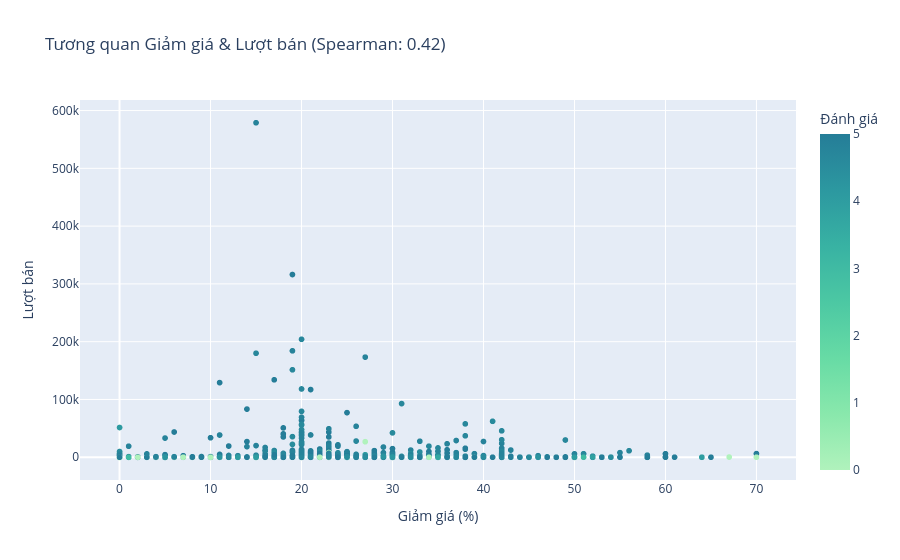

Source (notebook cell):
### Markdown cell above
### 2. Tương quan giữa Tỷ lệ giảm giá và Lượt bán
*Biểu đồ phân tán (Scatter Plot) kết hợp thang màu đánh giá giúp mô tả trực quan mối quan hệ giữa tỷ lệ giảm giá áp dụng và số lượng sản phẩm bán ra. Việc áp dụng thêm hệ số tương quan phi tham số Spearman hỗ trợ đo lường mức độ chặt chẽ của mối liên hệ này trên mặt thống kê. Từ đó, chúng ta có cơ sở để đánh giá xem các chiến dịch "sale khủng" có thực sự là yếu tố quyết định để thúc đẩy hành vi mua sắm của người dùng hay không.*

### Code cell
fig2 = pt.cau_2_tuong_quan_spearman()
display(fig2)

### Figure 1 — Plotly figure (JSON) as saved in the notebook; plotly's stock layout.template omitted (floating-point values rounded to 4 significant figures; data arrays with more than 128 entries replaced by an {"elided": "..."} marker saying what was removed)
{"data": [{"customdata": {"elided": "2431x2 str values"}, "hovertemplate": "Giảm giá (%)=%{x}<br>Lượt bán=%{y}<br>ten_san_pham=%{customdata[0]}<br>shop=%{customdata[1]}<br>Đánh giá=%{marker.color}<extra></extra>", "legendgroup": "", "marker": {"color": {"elided": "2431 float values"}, "coloraxis": "coloraxis", "symbol": "circle"}, "mode": "markers", "name": "", "showlegend": false, "type": "scattergl", "x": {"elided": "2431 float values"}, "xaxis": "x", "y": {"elided": "2431 int values"}, "yaxis": "y"}], "layout": {"coloraxis": {"autocolorscale": false, "colorbar": {"title": {"text": "Đánh giá"}}, "colorscale": [[0, "rgb(176, 242, 188)"], [0.1667, "rgb(137, 232, 172)"], [0.3333, "rgb(103, 219, 165)"], [0.5, "rgb(76, 200, 163)"], [0.6667, "rgb(56, 178, 163)"], [0.8333, "rgb(44, 152, 160)"], [1, "rgb(37, 125, 152)"]]}, "legend": {"tracegroupgap": 0}, "title": {"text": "Tương quan Giảm giá & Lượt bán (Spearman: 0.42)"}, "xaxis": {"anchor": "y", "domain": [0, 1], "title": {"text": "Giảm giá (%)"}}, "yaxis": {"anchor": "x", "domain": [0, 1], "title": {"text": "Lượt bán"}}}}
